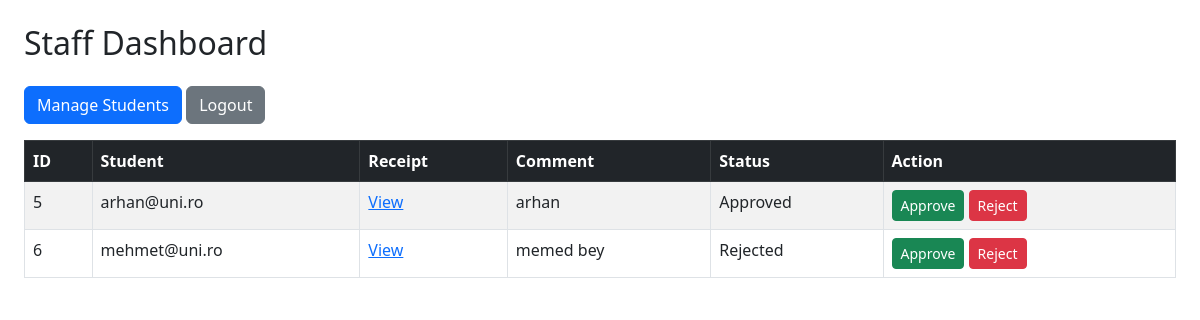
/staff (signed in), run on an earlier commit of the app's database.
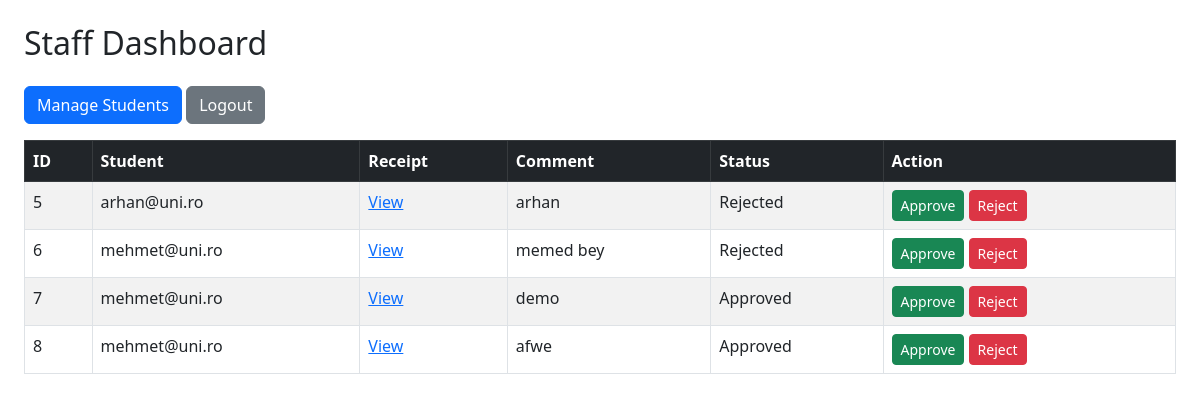
And on a later commit of the database.
### tables this page shows
CREATE TABLE requests (
            id INTEGER PRIMARY KEY AUTOINCREMENT,
            student_email TEXT,
            filename TEXT,
            comment TEXT,
            status TEXT DEFAULT 'Pending'
        );

### app.py (the view)
@app.route("/staff")
def staff_dashboard():
    if session.get("role") != "staff":
        return redirect("/login")
    conn = sqlite3.connect("database.db")
    c = conn.cursor()
    c.execute("SELECT * FROM requests")
    reqs = c.fetchall()
    conn.close()
    return render_template("staff_dashboard.html", requests=reqs)

### templates/staff_dashboard.html (shortened to what this page needs)
<!DOCTYPE html>
<html>
<head>
    <link href="https://cdn.jsdelivr.net/npm/bootstrap@5.3.0/dist/css/bootstrap.min.css" rel="stylesheet">
</head>
<body class="p-4">
<h2 class="mb-4">Staff Dashboard</h2>
<a href="/manage_students" class="btn btn-primary mb-3">Manage Students</a>
<a href="/logout" class="btn btn-secondary mb-3">Logout</a>
<table class="table table-bordered table-striped">
    <thead class="table-dark">
        <tr>
            <th>ID</th>
            <th>Student</th>
            <th>Receipt</th>
            <th>Comment</th>
            <th>Status</th>
            <th>Action</th>
        </tr>
    </thead>
    <tbody>
    {% for r in requests %}
        <tr>
            <td>{{ r[0] }}</td>
            <td>{{ r[1] }}</td>
            <td><a href="/static/uploads/{{ r[2] }}" target="_blank">View</a></td>
            <td>{{ r[3] }}</td>
            <td>{{ r[4] }}</td>
            <td>
                <a href="/review_request/{{ r[0] }}/approve" class="btn btn-success btn-sm">Approve</a>
                <a href="/review_request/{{ r[0] }}/reject" class="btn btn-danger btn-sm">Reject</a>
            </td>
        </tr>
    {% endfor %}
    </tbody>
</table>
</body>
</html>

What changed in the data, as far as the page shows it:
changed requests "arhan@uni.ro": status "Approved" → "Rejected"
added requests: id "7", student_email "mehmet@uni.ro", comment "demo", status "Approved"
added requests: id "8", student_email "mehmet@uni.ro", comment "afwe", status "Approved"
